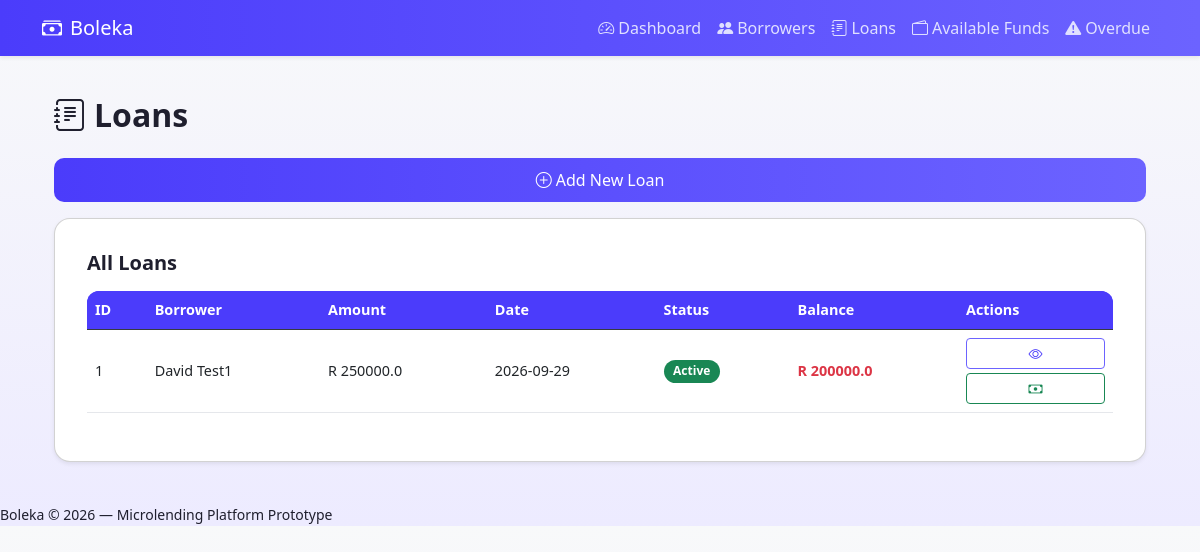
Page /loans on the committed database.
### models.py (models this page shows)
class Borrower(Base):
    __tablename__ = "borrowers"
    id = Column(Integer, primary_key=True, index=True)
    name = Column(String, nullable=False)
    phone = Column(String, nullable=False)
    loans = relationship("Loan", back_populates="borrower")

class Loan(Base):
    __tablename__ = "loans"
    id = Column(Integer, primary_key=True, index=True)
    borrower_id = Column(Integer, ForeignKey("borrowers.id"))
    amount = Column(Float, nullable=False)
    date = Column(Date, nullable=False)
    status = Column(String, default="Active")
    borrower = relationship("Borrower", back_populates="loans")
    payments = relationship("Payment", back_populates="loan")

### main.py (the view)
@app.get("/loans", response_class=HTMLResponse)
async def loans_list(request: Request, db: Session = Depends(get_db)):
    loans = db.query(Loan).all()
    balance = loan_balance(db, Loan.id)
    enriched = []
    for loan in loans:
        borrower = db.query(Borrower).filter(
            Borrower.id == loan.borrower_id).first()
        enriched.append({
            "id": loan.id,
            "amount": loan.amount,
            "date": loan.date,
            "status": loan.status,
            "balance": balance,
            "borrower_name": borrower.name if borrower else "Unknown"
        })
    return templates.TemplateResponse(
        "loans.html",
        {"request": request, "loans": enriched}
    )

### templates/loans.html (shortened to what this page needs)
{% extends "base.html" %}
{% block content %}
<div class="container mt-3">
    <h2 class="mb-4">
        <i class="bi bi-journal-text me-2"></i>Loans
    </h2>
    <div class="mb-3">
        <a href="/loans/new" class="btn btn-primary w-100">
            <i class="bi bi-plus-circle me-1"></i>Add New Loan
        </a>
    </div>
    <div class="card shadow-sm">
        <div class="card-body">
            <h5 class="mb-3">All Loans</h5>
            <div class="table-responsive">
                <table class="table table-hover align-middle">
                    <thead class="table-dark">
                        <tr>
                            <th>ID</th>
                            <th>Borrower</th>
                            <th>Amount</th>
                            <th>Date</th>
                            <th>Status</th>
                            <th>Balance</th>
                            <th>Actions</th>
                        </tr>
                    </thead>
                    <tbody>
                        {% for loan in loans %}
                        <tr>
                            <td>{{ loan.id }}</td>
                            <td>{{ loan.borrower_name }}</td>
                            <td>R {{ loan.amount }}</td>
                            <td>{{ loan.date }}</td>
                            <td>
                                {% if loan.status == "Active" %}
                                    <span class="badge bg-success">Active</span>
                                {% elif loan.status == "Overdue" %}
                                    <span class="badge bg-danger">Overdue</span>
                                {% elif loan.status == "Paid" %}
                                    <span class="badge bg-primary">Paid</span>
                                {% else %}
                                    <span class="badge bg-secondary">{{ loan.status }}</span>
                                {% endif %}
                            </td>
                            <td>
                                {% if loan.balance > 0 %}
                                    <span class="text-danger fw-bold">R {{ loan.balance }}</span>
                                {% else %}
                                    <span class="text-success fw-bold">R 0</span>
                                {% endif %}
                            </td>
                            <td class="text-center">
                                <a href="/loans/{{ loan.id }}"
                                   class="btn btn-sm btn-outline-primary mb-1 w-100">
                                    <i class="bi bi-eye"></i>
                                </a>
                                <a href="/loans/{{ loan.id }}/pay"
                                   class="btn btn-sm btn-outline-success w-100">
                                    <i class="bi bi-cash"></i>
                                </a>
                            </td>
                        </tr>
                        {% endfor %}
                    </tbody>
                </table>
            </div>
        </div>
    </div>
</div>
{% endblock %}

### static/style.css (style rules this page uses)
* { box-sizing: border-box; margin: 0; padding: 0; }
body { font-family: system-ui, -apple-system, BlinkMacSystemFont, "Segoe UI", sans-serif; background: linear-gradient(180deg, #F8F9FA 0%, #EDEBFF 100%); color: #1f2933; }
h1, h2, h3, h4, h5 { font-weight: 600; color: #1f1f2e; margin-bottom: 0.75rem; }
.card { background: #ffffff; border-radius: 16px; padding: 1rem; margin-bottom: 1rem; box-shadow: 0 4px 12px rgba(75, 60, 251, 0.1); transition: transform 0.2s ease, box-shadow 0.2s ease; }
.btn-primary { background: linear-gradient(90deg, #4B3CFB 0%, #6C63FF 100%); border: none; font-weight: 500; padding: 12px; border-radius: 10px; }
.btn-outline-primary { border-color: #6C63FF; color: #4B3CFB; font-weight: 500; }
.table-responsive { border-radius: 12px; overflow-x: auto; }
table { width: 100%; border-collapse: collapse; font-size: 0.9rem; }
th { background-color: #4B3CFB !important; color: #ffffff; padding: 0.75rem; font-weight: 600; }
td { padding: 0.65rem; border-bottom: 1px solid #e5e7eb; }
.badge { padding: 0.35rem 0.6rem; border-radius: 999px; font-size: 0.75rem; font-weight: 600; }

### templates/base.html (style rules this page uses)
body { background: linear-gradient(180deg, #F8F9FA 0%, #EDEBFF 100%); color: #1F1F2E; }
.card { border-radius: 16px; box-shadow: 0 4px 12px rgba(75, 60, 251, 0.1); transition: transform 0.2s ease, box-shadow 0.2s ease; }
.btn-primary { background: linear-gradient(90deg, #4B3CFB 0%, #6C63FF 100%); border: none; font-weight: 500; padding: 10px 16px; }
.btn-outline-primary { border-color: #6C63FF; color: #4B3CFB; }
h2, h3, h4 { font-weight: 600; color: #1F1F2E; }
.table-dark { background-color: #4B3CFB !important; }

### rows in the picture
Borrower: borrower_name "David Test1"
Loan: amount "250000.0", date "2026-09-29"

### other values in the picture
{{ loan.id }} "1"
{{ loan.balance }} "200000.0"
{{ 2026 }} "2026"
